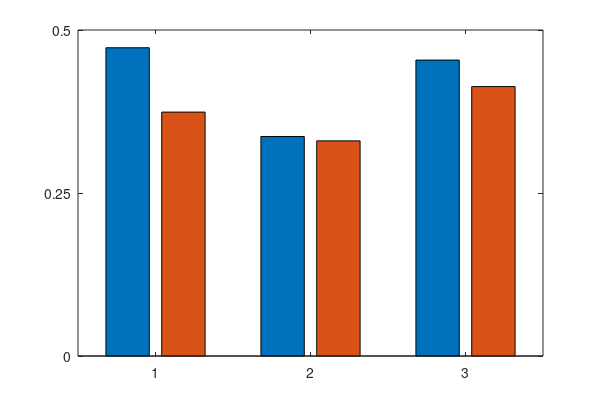

Write the MATLAB code that produced this figure.
close all
% load('/home/khan/Dropbox/Phd/implementations/traversability/mat_logs/analysis_new.mat');
% 
% mc_tmp = mc_count;
% idx = find(mc_count(:,5) == 100);
% mc_100 = mc_count(idx,:);
% 
% load('/home/khan/Dropbox/Phd/implementations/traversability/mat_logs/analysis_new_node_rem.mat');
% mc_count = [mc_count; mc_100];
% save('/home/khan/Dropbox/Phd/implementations/traversability/mat_logs/analysis_new_node_rem2.mat','mc_count');

nominal_rti = [423 303 130];
nominal_rsi = [409 300 121];
rti_nodes = [200 102 59];
rsi_nodes = [153 99 50];

rti = rti_nodes./nominal_rti

rsi = rsi_nodes./nominal_rsi

figure
bar([rti' rsi'])



% axis off
% Here we preserve the size of the image when we save it.
width = 6;
height = 4;
set(gcf,'InvertHardcopy','on');
set(gcf,'PaperUnits', 'inches');
papersize = get(gcf, 'PaperSize');
left = (papersize(1)- width)/2;
bottom = (papersize(2)- height)/2;
myfiguresize = [left, bottom, width, height];
set(gcf,'PaperPosition', myfiguresize);

% axis([0.5 3.5 0 1])
xticks([1 2 3])
yticks([0 0.25 0.5])
% Save the file as PNG
print('village_pak','-dpng','-r150');